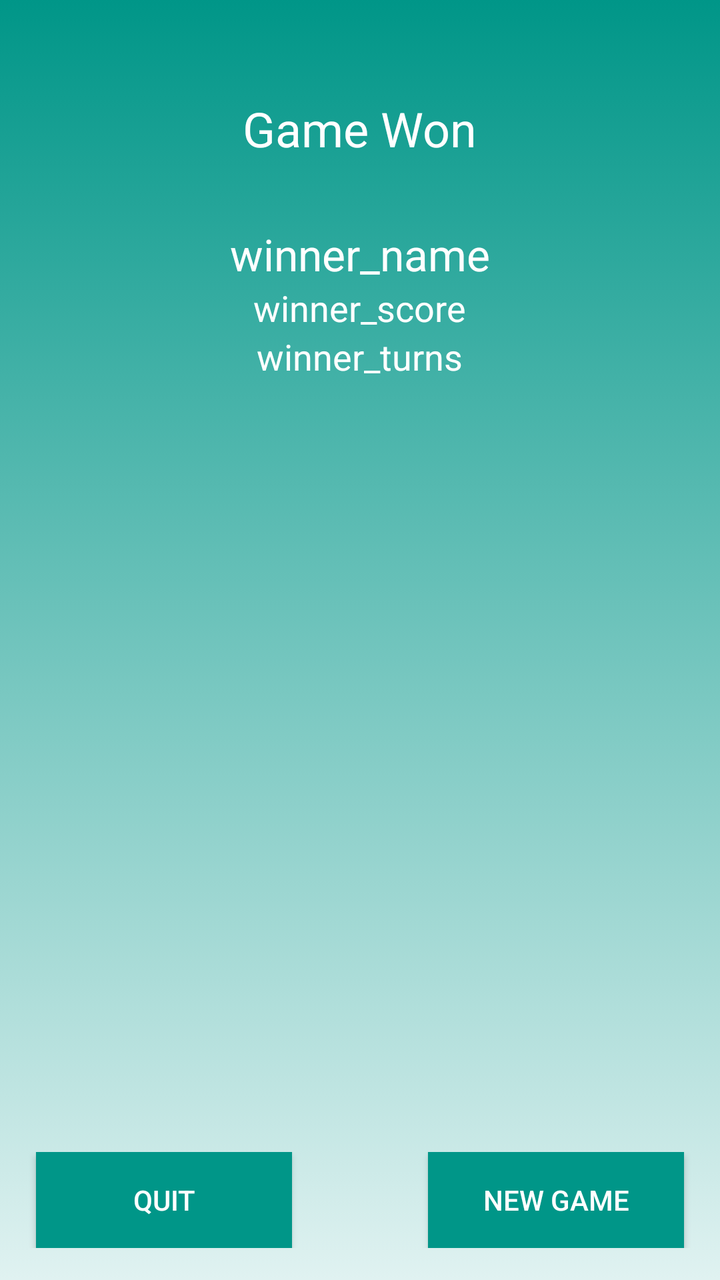
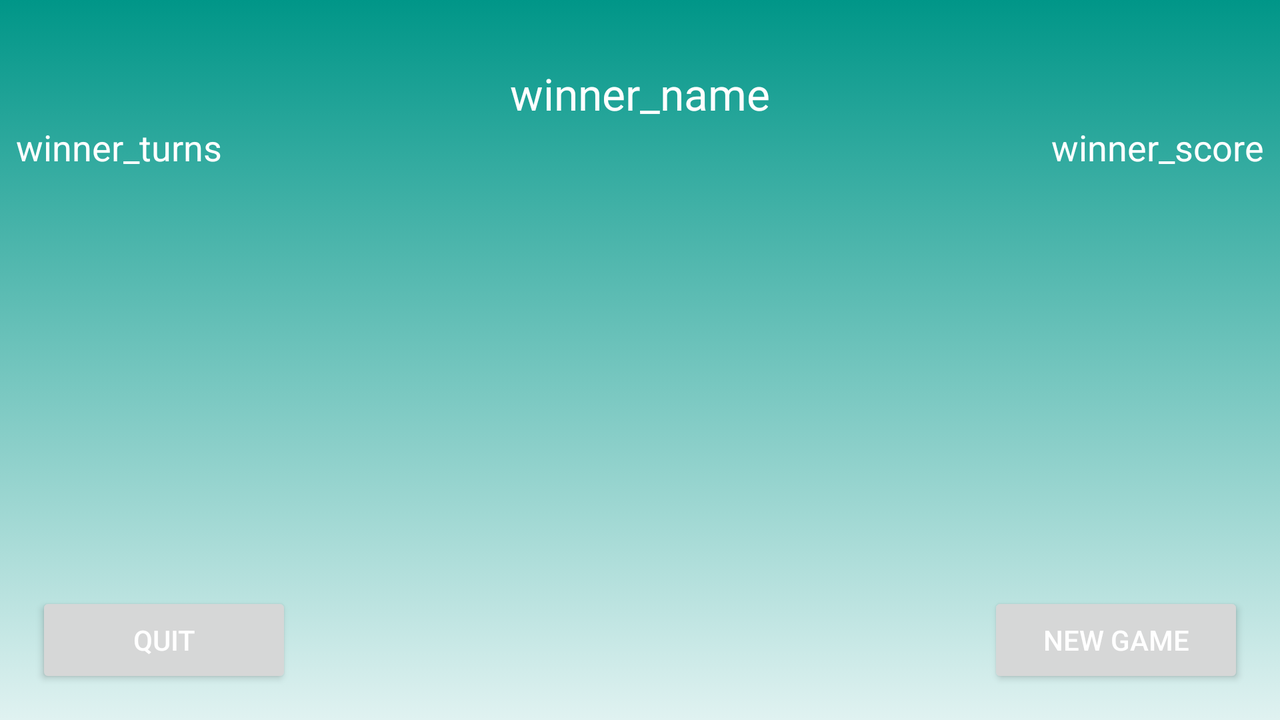

The same Android screen from two of the app's own layout files: first res/layout/ as a phone draws it, then the repository's variant for another configuration, drawn on a device whose configuration selects that folder. Both files follow.
<!-- AndroidManifest.xml: application theme AppTheme -->
<!-- res/layout/fragment_game_end.xml -->
<?xml version="1.0" encoding="utf-8"?>
<LinearLayout xmlns:android="http://schemas.android.com/apk/res/android"
    android:layout_width="match_parent"
    android:layout_height="match_parent"
    android:background="@drawable/gradient"
    android:orientation="vertical">

    <RelativeLayout
        android:id="@+id/winner_area"
        android:layout_width="match_parent"
        android:layout_height="match_parent"
        android:layout_gravity="center_horizontal">

        <RelativeLayout
            android:id="@+id/button_area"
            android:layout_width="fill_parent"
            android:layout_height="48dp"
            android:layout_alignParentStart="true"
            android:layout_alignParentBottom="true"
            android:layout_marginBottom="16dp">

            <Button
                android:id="@+id/button_quit"
                android:layout_width="128dp"
                android:layout_height="wrap_content"
                android:layout_alignParentStart="true"
                android:layout_alignParentTop="true"
                android:background="@color/primary"
                android:textColor="@color/white"
                android:layout_marginStart="18dp"
                android:text="@string/quit" />

            <Button
                android:id="@+id/button_newgame"
                android:layout_width="128dp"
                android:layout_height="wrap_content"
                android:layout_alignParentTop="true"
                android:layout_alignParentEnd="true"
                android:layout_marginEnd="18dp"
                android:background="@color/primary"
                android:textColor="@color/white"
                android:text="@string/newgame" />
        </RelativeLayout>

        <LinearLayout
            android:layout_width="match_parent"
            android:layout_height="match_parent"
            android:orientation="vertical"
            android:weightSum="2">

            <RelativeLayout
                android:id="@+id/scoring_area"
                android:layout_width="match_parent"
                android:layout_height="match_parent"
                android:layout_weight="1"
                android:layout_gravity="center_horizontal">

                <TextView
                    android:id="@+id/textView"
                    android:layout_width="wrap_content"
                    android:layout_height="wrap_content"
                    android:layout_alignParentTop="true"
                    android:layout_centerHorizontal="true"
                    android:textColor="@color/white"
                    android:layout_marginTop="48dp"
                    android:text="@string/winner"
                    android:textSize="24sp" />

                <TextView
                    android:id="@+id/winner_name"
                    android:layout_width="wrap_content"
                    android:layout_height="wrap_content"
                    android:textColor="@color/white"
                    android:layout_below="@+id/textView"
                    android:layout_centerHorizontal="true"
                    android:layout_marginTop="32dp"
                    android:text="winner_name"
                    android:textAppearance="?android:attr/textAppearanceLarge" />

                <TextView
                    android:id="@+id/winner_score"
                    android:layout_width="wrap_content"
                    android:layout_height="wrap_content"
                    android:textColor="@color/white"
                    android:layout_below="@+id/winner_name"
                    android:layout_centerHorizontal="true"
                    android:text="winner_score"
                    android:textAppearance="?android:attr/textAppearanceMedium" />

                <TextView
                    android:id="@+id/winner_turn"
                    android:layout_width="wrap_content"
                    android:layout_height="wrap_content"
                    android:textColor="@color/white"
                    android:layout_below="@+id/winner_score"
                    android:layout_centerHorizontal="true"
                    android:text="winner_turns"
                    android:textAppearance="?android:attr/textAppearanceMedium" />
            </RelativeLayout>

            <RelativeLayout
                android:id="@+id/list_area"
                android:layout_width="match_parent"
                android:layout_height="match_parent"
                android:layout_gravity="center_horizontal"
                android:layout_weight="1">

                <ListView
                    android:id="@+id/scoring_history"
                    android:layout_width="match_parent"
                    android:layout_height="match_parent"
                    android:layout_alignParentBottom="true"
                    android:layout_marginBottom="96dp" />
            </RelativeLayout>

        </LinearLayout>
    </RelativeLayout>
</LinearLayout>
<!-- resources referenced by this layout -->
<resources>
  <color name="primary">#009688</color>
  <color name="white">#ffffff</color>
  <!-- drawable gradient (drawable) -->
  <?xml version="1.0" encoding="utf-8"?>
  
  <selector xmlns:android="http://schemas.android.com/apk/res/android">
      <item>
          <shape>
              <gradient
                  android:angle="90"
                  android:startColor="@color/background"
                  android:endColor="@color/primary"
                  android:type="linear" />
          </shape>
      </item>
  </selector>
  <string name="newgame">New Game</string>
  <string name="quit">Quit</string>
  <string name="winner">Game Won</string>
  <style name="AppTheme" parent="Theme.AppCompat.Light.NoActionBar">
          <item name="android:windowDisablePreview">true</item>
      </style>
  <color name="background">#e0f2f1</color>
</resources>
<!-- res/layout-land/fragment_game_end.xml (the repository's variant of the layout above) -->
<!-- drawn on the phone turned sideways -->
<?xml version="1.0" encoding="utf-8"?>
<LinearLayout xmlns:android="http://schemas.android.com/apk/res/android"
    android:layout_width="match_parent"
    android:layout_height="match_parent"
    android:background="@drawable/gradient"
    android:orientation="vertical">

    <RelativeLayout
        android:id="@+id/winner_area"
        android:layout_width="match_parent"
        android:layout_height="match_parent"
        android:layout_gravity="center_horizontal">

        <RelativeLayout
            android:id="@+id/button_area"
            android:layout_width="fill_parent"
            android:layout_height="48dp"
            android:layout_alignParentStart="true"
            android:layout_alignParentBottom="true"
            android:layout_marginBottom="16dp">

            <Button
                android:id="@+id/button_quit"
                android:layout_width="128dp"
                android:layout_height="wrap_content"
                android:layout_alignParentStart="true"
                android:layout_alignParentTop="true"
                android:textColor="@color/white"
                android:layout_marginStart="18dp"
                android:text="@string/quit" />

            <Button
                android:id="@+id/button_newgame"
                android:layout_width="128dp"
                android:layout_height="wrap_content"
                android:layout_alignParentTop="true"
                android:layout_alignParentEnd="true"
                android:layout_marginEnd="18dp"
                android:textColor="@color/white"
                android:text="@string/newgame" />
        </RelativeLayout>

        <LinearLayout
            android:layout_width="match_parent"
            android:layout_height="match_parent"
            android:orientation="vertical"
            android:weightSum="4">

            <RelativeLayout
                android:id="@+id/scoring_area"
                android:layout_width="match_parent"
                android:layout_height="match_parent"
                android:layout_weight="3"
                android:layout_gravity="center_horizontal">

                <TextView
                    android:id="@+id/winner_name"
                    android:layout_width="wrap_content"
                    android:layout_height="wrap_content"
                    android:textColor="@color/white"
                    android:layout_centerHorizontal="true"
                    android:layout_marginTop="32dp"
                    android:text="winner_name"
                    android:textAppearance="?android:attr/textAppearanceLarge" />

                <TextView
                    android:id="@+id/winner_score"
                    android:layout_width="wrap_content"
                    android:layout_height="wrap_content"
                    android:textColor="@color/white"
                    android:layout_below="@+id/winner_name"
                    android:layout_alignParentEnd="true"
                    android:layout_marginRight="8dp"
                    android:text="winner_score"
                    android:textAppearance="?android:attr/textAppearanceMedium" />

                <TextView
                    android:id="@+id/winner_turn"
                    android:layout_width="wrap_content"
                    android:layout_height="wrap_content"
                    android:textColor="@color/white"
                    android:layout_below="@+id/winner_name"
                    android:layout_marginLeft="8dp"
                    android:text="winner_turns"
                    android:layout_alignParentStart="true"
                    android:textAppearance="?android:attr/textAppearanceMedium" />
            </RelativeLayout>

            <RelativeLayout
                android:id="@+id/list_area"
                android:layout_width="match_parent"
                android:layout_height="match_parent"
                android:layout_weight="1"
                android:layout_gravity="center_horizontal">
            <ListView
                android:id="@+id/scoring_history"
                android:layout_width="match_parent"
                android:layout_alignParentBottom="true"
                android:layout_marginBottom="82dp"
                android:layout_height="match_parent" />
            </RelativeLayout>

        </LinearLayout>
    </RelativeLayout>
</LinearLayout>
<!-- resources referenced by the variant -->
<!-- as the phone turned sideways resolves them -->
<resources>
  <color name="white">#ffffff</color>
  <!-- drawable gradient (drawable) -->
  <?xml version="1.0" encoding="utf-8"?>
  
  <selector xmlns:android="http://schemas.android.com/apk/res/android">
      <item>
          <shape>
              <gradient
                  android:angle="90"
                  android:startColor="@color/background"
                  android:endColor="@color/primary"
                  android:type="linear" />
          </shape>
      </item>
  </selector>
  <string name="newgame">New Game</string>
  <string name="quit">Quit</string>
  <style name="AppTheme" parent="Theme.AppCompat.Light.NoActionBar">
          <item name="android:windowDisablePreview">true</item>
      </style>
  <color name="background">#e0f2f1</color>
  <color name="primary">#009688</color>
</resources>
